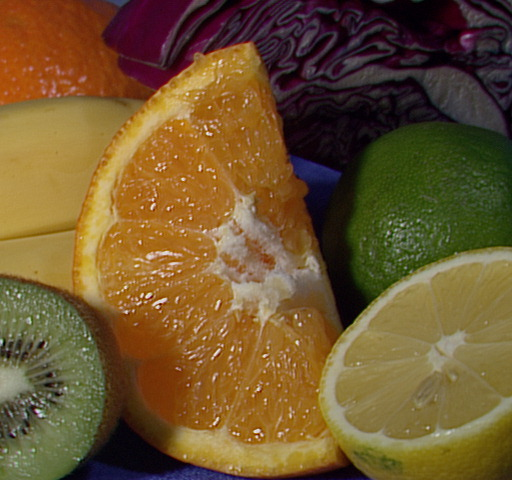
#> input picture Sesi 4/fruits.jpg, 512 x 480 px
$ python main.py   (older library calls are emulated)
#> lines starting #> are read from the running program, lines starting #| are printed output that depends on the picture
import cv2
import matplotlib.pyplot as plt
import numpy as np

KSIZE = 3

image = cv2.imread('fruits.jpg')
#> image is the input picture: shape (480, 512, 3); mean B, G, R 46.2, 85.6, 110.8
grayed_image = cv2.cvtColor(image, cv2.COLOR_BGR2GRAY)
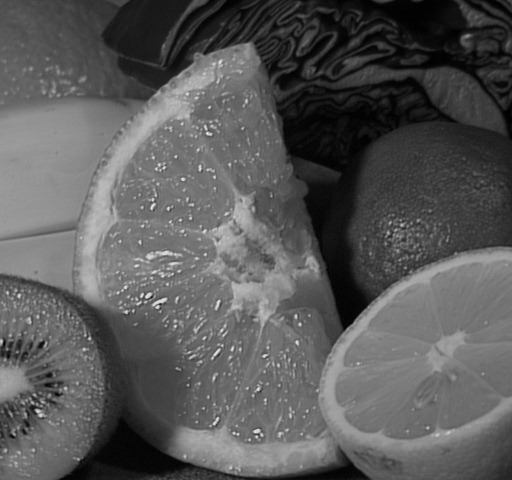
#> grayed_image: shape (480, 512); min 0, max 238, mean 88.7


def show_result(n_row=None, n_col=None, res_stack=None):
    plt.figure(figsize=(12, 12))
    for i, (lbl, img) in enumerate(res_stack):
        plt.subplot(n_row, n_col, i+1)
        plt.imshow(img, cmap='gray')
        plt.title(lbl)
        plt.axis('off')
    plt.show()


# - Laplacian (CV_8U, CV_16S, CV_32F, CV_64F)
laplaced_8u = cv2.Laplacian(grayed_image, cv2.CV_8U)
laplaced_16s = cv2.Laplacian(grayed_image, cv2.CV_16S)
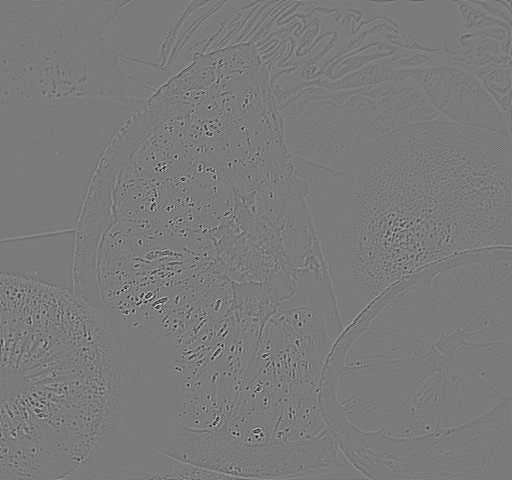
#> laplaced_16s: shape (480, 512) int16; min -210, max 224, mean 0; drawn with min black and max white
laplaced_32f = cv2.Laplacian(grayed_image, cv2.CV_32F)
laplaced_64f = cv2.Laplacian(grayed_image, cv2.CV_64F)

laplace_labels = ['8u', '16s', '32f', '64f']
laplace_images = [laplaced_8u, laplaced_16s, laplaced_32f, laplaced_64f]

show_result(2, 2, zip(laplace_labels, laplace_images))
#> in show_result, `plt.show()`:
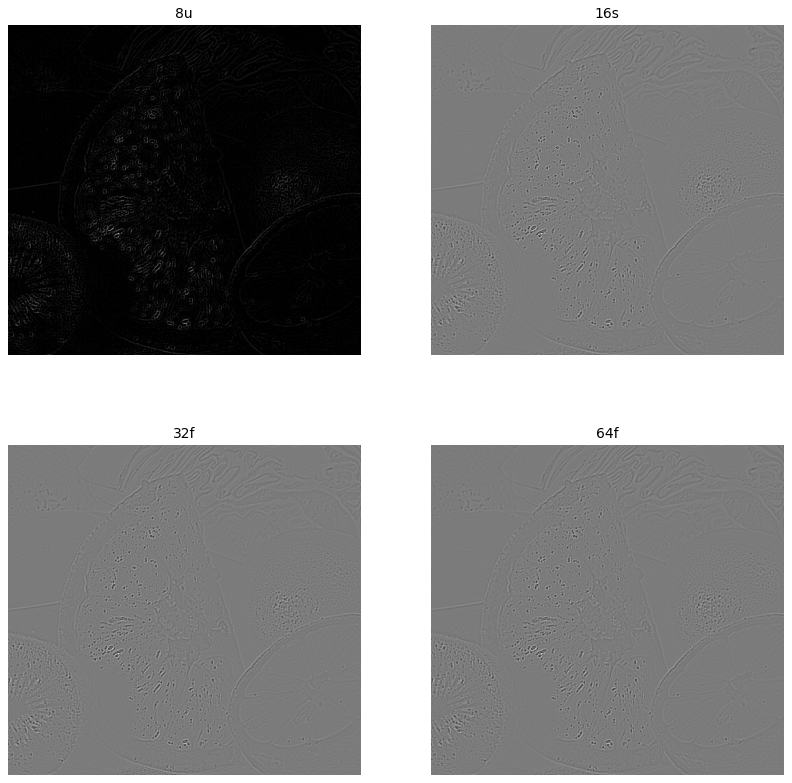
#> figure drawn by matplotlib, 4 panels

sobel_x = cv2.Sobel(grayed_image, cv2.CV_32F, 1, 0, KSIZE)
sobel_y = cv2.Sobel(grayed_image, cv2.CV_32F, 0, 1, KSIZE)
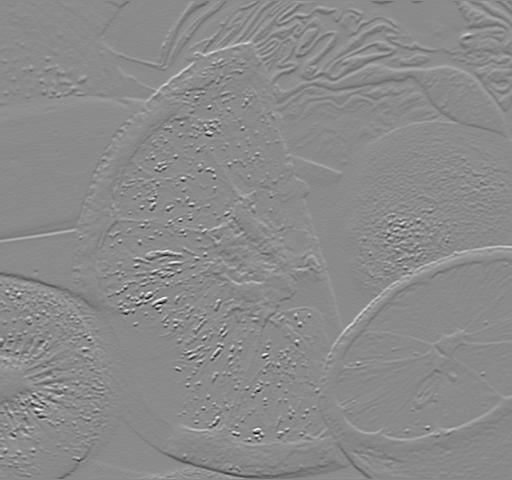
#> sobel_y: shape (480, 512) float32; min -658, max 551, mean 0.3; drawn with min black and max white
merged_sobel = np.sqrt(np.square(sobel_x) + np.square(sobel_y))
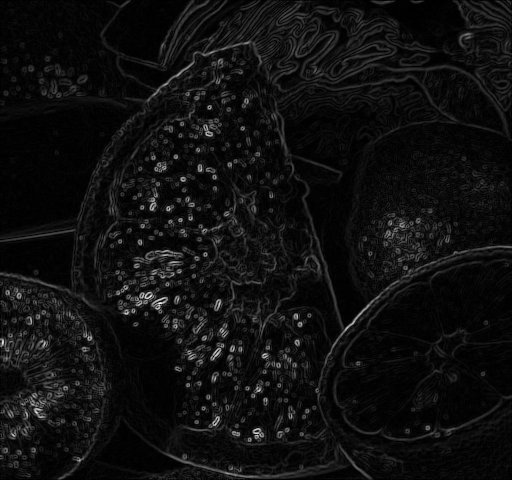
#> merged_sobel: shape (480, 512) float32; min 0, max 695.8, mean 43.4; drawn with min black and max white
merged_sobel *= 255/merged_sobel.max()

sobel_labels = ['sobel_x', 'sobel_y', 'merged_sobel']
sobel_images = [sobel_x, sobel_y, merged_sobel]

show_result(1, 3, zip(sobel_labels, sobel_images))

canny_50100 = cv2.Canny(grayed_image, 50, 100)
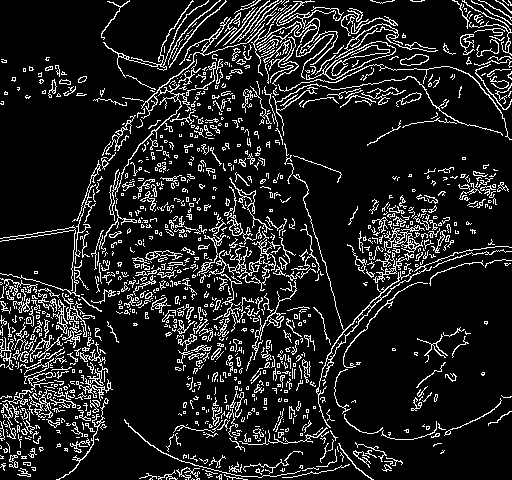
#> canny_50100: shape (480, 512); 12.7% white in thin lines or dots
canny_50150 = cv2.Canny(grayed_image, 50, 150)
#> canny_50150: shape (480, 512); 10.4% white in thin lines or dots
canny_75150 = cv2.Canny(grayed_image, 75, 150)
#> canny_75150: shape (480, 512); 8.5% white in thin lines or dots
canny_75225 = cv2.Canny(grayed_image, 75, 225)
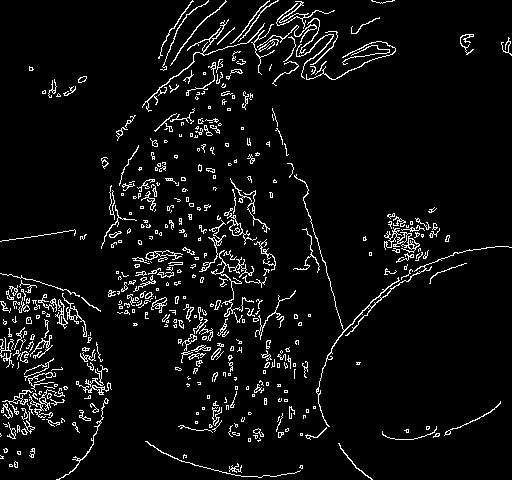
#> canny_75225: shape (480, 512); 5.7% white in thin lines or dots

canny_labels = ['50100', '50150', '75150', '75225']
canny_images = [canny_50100, canny_50150, canny_75150, canny_75225]

show_result(2, 2, zip(canny_labels, canny_images))
